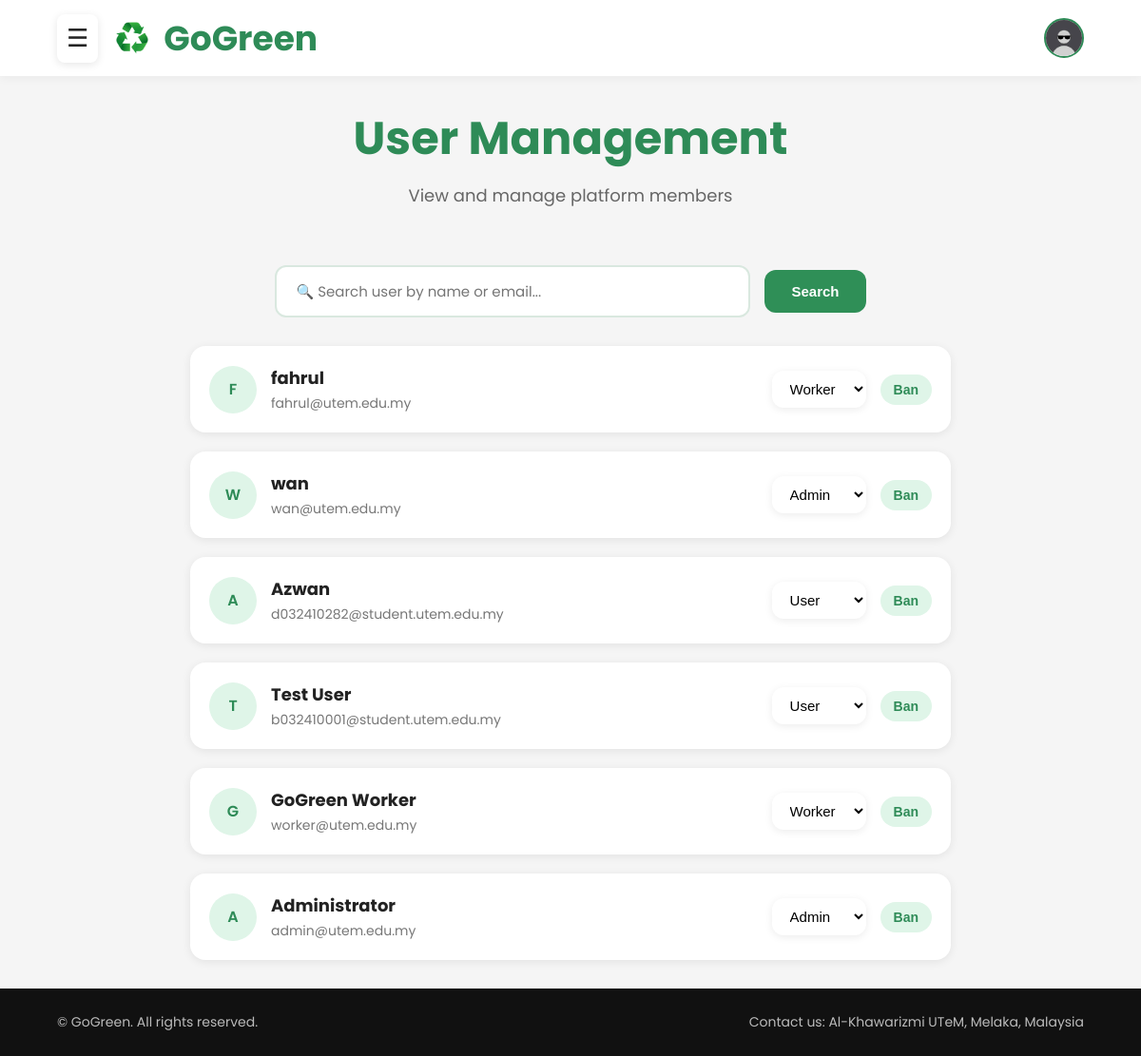
/Admin/userrole.php (signed in), run on an earlier commit of the app's database.
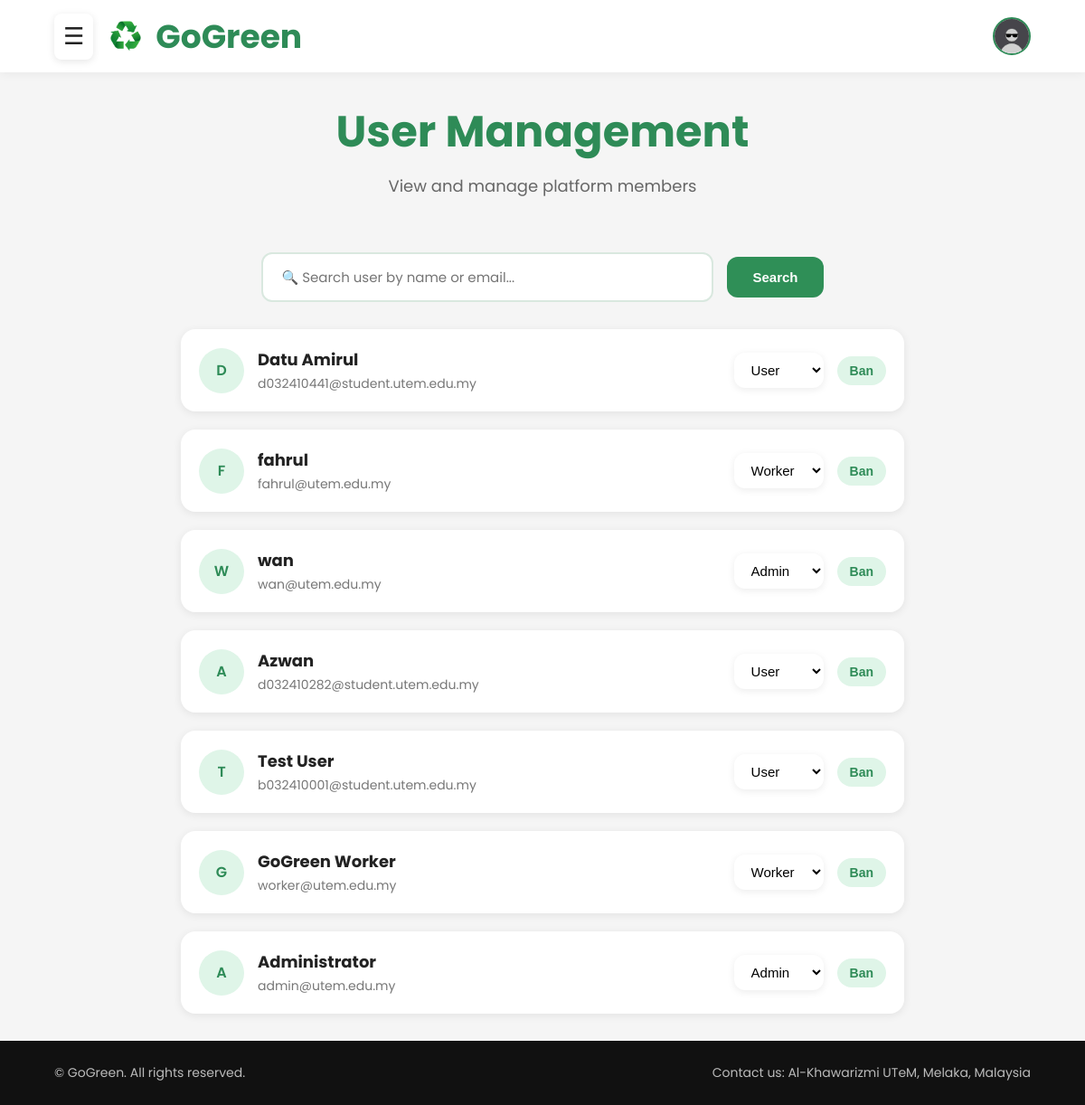
And on a later commit of the database.
### tables this page shows
CREATE TABLE `users` (
  `id` int(11) NOT NULL,
  `fullname` varchar(100) NOT NULL,
  `username` varchar(50) NOT NULL,
  `email` varchar(100) NOT NULL,
  `matric_id` varchar(20) DEFAULT NULL,
  `phone` varchar(20) DEFAULT NULL,
  `password` varchar(255) NOT NULL,
  `role` enum('admin','worker','user') DEFAULT 'user',
  `faculty` varchar(100) DEFAULT NULL,
  `profile_image` varchar(255) DEFAULT 'default.png',
  `points` int(11) DEFAULT 0,
  `address` text DEFAULT NULL,
  `email_verified` tinyint(1) DEFAULT 0,
  `otp_code` varchar(10) DEFAULT NULL,
  `otp_expiry` datetime DEFAULT NULL,
  `status` enum('active','inactive','banned') DEFAULT 'active',
  `created_at` timestamp NOT NULL DEFAULT current_timestamp()
);

### Admin/userrole.php (the view, shortened to what this page needs)
<?php
include "../config/database.php";
$search = "";
$userQuery = "
SELECT *
FROM users
WHERE fullname LIKE '%$search%'
OR email LIKE '%$search%'
ORDER BY id DESC
";
$userResult = mysqli_query($conn,$userQuery);
?>
<!DOCTYPE html>
<html lang="en">
<head>
    <link rel="stylesheet" href="assets/css/userrole.css">
</head>
<body>
    <header>
        <div class="header-left">
            <div class="menu-toggle" onclick="toggleMenu()">
                ☰
            </div>
            <div class="logo">
                <img src="image/recycle_imag.png" alt="GoGreen Logo">
                GoGreen
            </div>
        </div>
        <div class="header-right">
            <div class="user-avatar-container">
                <div class="user-avatar" onclick="toggleProfileMenu()">
                    <img
src="<?php echo !empty($_SESSION['profile_image'])
? '../uploads/profile/'.$_SESSION['profile_image']
: '../uploads/profile/default.jpg'; ?>"
alt="Profile">
                </div>
            </div>
        </div>
    </header>
    <section class="page-title">
        <h1>User Management</h1>
        <p>View and manage platform members</p>
    </section>
    <div class="search-container">
        <form method="GET" class="search-form">
    <input
        type="text"
        name="search"
        class="search-input"
        placeholder="🔍 Search user by name or email..."
        value="<?php echo htmlspecialchars($search); ?>"
    >
    <button type="submit" class="search-btn">
        Search
    </button>
</form>
        <div id="searchResult">
<?php while($user = mysqli_fetch_assoc($userResult)) { ?>
<div class="user-card">
    <div class="user-left">
        <div class="user-initials">
            <?php echo strtoupper(substr($user['fullname'],0,1)); ?>
        </div>
        <div>
            <h3><?php echo htmlspecialchars($user['fullname']); ?></h3>
            <p><?php echo htmlspecialchars($user['email']); ?></p>
        </div>
    </div>
    <div class="user-right">
        <form action="../auth/update_role.php" method="POST">
            <select
                name="role"
                class="role-select"
                onchange="this.form.submit()"
            >
                <option value="user"
                <?php if($user['role']=='user') echo 'selected'; ?>>
                    User
                </option>
                <option value="worker"
                <?php if($user['role']=='worker') echo 'selected'; ?>>
                    Worker
                </option>
                <option value="admin"
                <?php if($user['role']=='admin') echo 'selected'; ?>>
                    Admin
                </option>
            </select>
        </form>
        <form action="../auth/update_status.php" method="POST">
            <?php if($user['status']=='banned') { ?>
                <input type="hidden"
                       name="status"
                       value="active">
                <button
                    type="submit"
                    class="status status-inactive">
                    Unban
                </button>
            <?php } else { ?>
                <button
                    type="submit"
                    class="status status-active">
                    Ban
                </button>
            <?php } ?>
        </form>
    </div>
</div>
<?php } ?>
</div>
    </div>
    <footer>
        <p class="left-footer">
            © GoGreen. All rights reserved.
        </p>
        <p class="right-footer">
            Contact us: Al-Khawarizmi UTeM, Melaka, Malaysia
        </p>
    </footer>
</body>
</html>

What changed in the data, as far as the page shows it:
added users: fullname "D", fullname "Datu Amirul", email "d032410441@student.utem.edu.my", role "User", status "Ban"
